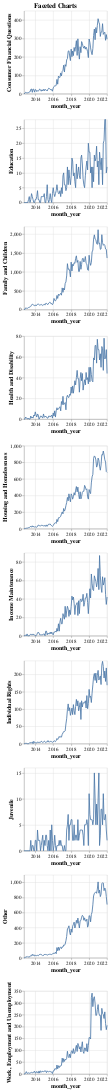

The cell this chart's notebook holds for it:
### Code cell
# Create a list of charts to concatenate
facet_cols = list(ts_counts.columns)[1:]
charts = []

for cat in facet_cols:
    chart = alt.Chart(ts_counts).mark_line().encode(
        x='month_year',
        y=cat
    ).properties(
        width=200,
        height=200
    )
    charts.append(chart)
    
# Concatenate the charts into a facet chart
facet_chart = charts[0]
facet_chart
for chart in charts[1:]:
    facet_chart &= chart

# Configure the chart
facet_chart = facet_chart.properties(
    title='Faceted Charts'
).configure_axis(
    labelFontSize=12,
    titleFontSize=14
).configure_title(
    fontSize=16,
    fontWeight='bold',
    anchor='middle'
)

facet_chart

#facet_chart

#ts_counts

### Figure 1 — Vega-Lite specification as saved in the notebook (floating-point values rounded to 4 significant figures)
{"config": {"view": {"continuousWidth": 400, "continuousHeight": 300}, "axis": {"labelFontSize": 12, "titleFontSize": 14}, "title": {"anchor": "middle", "fontSize": 16, "fontWeight": "bold"}}, "vconcat": [{"mark": "line", "encoding": {"x": {"type": "temporal", "field": "month_year"}, "y": {"type": "quantitative", "field": "Consumer Financial Questions"}}, "height": 200, "width": 200}, {"mark": "line", "encoding": {"x": {"type": "temporal", "field": "month_year"}, "y": {"type": "quantitative", "field": "Education"}}, "height": 200, "width": 200}, {"mark": "line", "encoding": {"x": {"type": "temporal", "field": "month_year"}, "y": {"type": "quantitative", "field": "Family and Children"}}, "height": 200, "width": 200}, {"mark": "line", "encoding": {"x": {"type": "temporal", "field": "month_year"}, "y": {"type": "quantitative", "field": "Health and Disability"}}, "height": 200, "width": 200}, {"mark": "line", "encoding": {"x": {"type": "temporal", "field": "month_year"}, "y": {"type": "quantitative", "field": "Housing and Homelessness"}}, "height": 200, "width": 200}, {"mark": "line", "encoding": {"x": {"type": "temporal", "field": "month_year"}, "y": {"type": "quantitative", "field": "Income Maintenance"}}, "height": 200, "width": 200}, {"mark": "line", "encoding": {"x": {"type": "temporal", "field": "month_year"}, "y": {"type": "quantitative", "field": "Individual Rights"}}, "height": 200, "width": 200}, {"mark": "line", "encoding": {"x": {"type": "temporal", "field": "month_year"}, "y": {"type": "quantitative", "field": "Juvenile"}}, "height": 200, "width": 200}, {"mark": "line", "encoding": {"x": {"type": "temporal", "field": "month_year"}, "y": {"type": "quantitative", "field": "Other"}}, "height": 200, "width": 200}, {"mark": "line", "encoding": {"x": {"type": "temporal", "field": "month_year"}, "y": {"type": "quantitative", "field": "Work, Employment and Unemployment"}}, "height": 200, "width": 200}], "data": {"name": "data-c963b693289255c5265dd3fe4ba7faa1"}, "title": "Faceted Charts", "$schema": "https://vega.github.io/schema/vega-lite/v4.8.1.json", "datasets": {"data-c963b693289255c5265dd3fe4ba7faa1": [{"month_year": "2012-10-01T00:00:00", "Consumer Financial Questions": 1, "Education": 0, "Family and Children": 2, "Health and Disability": 0, "Housing and Homelessness": 0, "Income Maintenance": 0, "Individual Rights": 0, "Juvenile": 0, "Other": 0, "Work, Employment and Unemployment": 0}, {"month_year": "2012-11-01T00:00:00", "Consumer Financial Questions": 2, "Education": 0, "Family and Children": 3, "Health and Disability": 0, "Housing and Homelessness": 0, "Income Maintenance": 0, "Individual Rights": 0, "Juvenile": 0, "Other": 1, "Work, Employment and Unemployment": 0}, {"month_year": "2012-12-01T00:00:00", "Consumer Financial Questions": 8, "Education": 0, "Family and Children": 44, "Health and Disability": 2, "Housing and Homelessness": 4, "Income Maintenance": 1, "Individual Rights": 1, "Juvenile": 0, "Other": 8, "Work, Employment and Unemployment": 4}, {"month_year": "2013-01-01T00:00:00", "Consumer Financial Questions": 6, "Education": 0, "Family and Children": 38, "Health and Disability": 1, "Housing and Homelessness": 6, "Income Maintenance": 0, "Individual Rights": 1, "Juvenile": 0, "Other": 11, "Work, Employment and Unemployment": 10}, {"month_year": "2013-02-01T00:00:00", "Consumer Financial Questions": 4, "Education": 0, "Family and Children": 34, "Health and Disability": 1, "Housing and Homelessness": 6, "Income Maintenance": 2, "Individual Rights": 0, "Juvenile": 0, "Other": 19, "Work, Employment and Unemployment": 3}, {"month_year": "2013-03-01T00:00:00", "Consumer Financial Questions": 6, "Education": 0, "Family and Children": 36, "Health and Disability": 0, "Housing and Homelessness": 9, "Income Maintenance": 0, "Individual Rights": 0, "Juvenile": 0, "Other": 10, "Work, Employment and Unemployment": 3}, {"month_year": "2013-04-01T00:00:00", "Consumer Financial Questions": 6, "Education": 1, "Family and Children": 55, "Health and Disability": 1, "Housing and Homelessness": 13, "Income Maintenance": 0, "Individual Rights": 0, "Juvenile": 0, "Other": 12, "Work, Employment and Unemployment": 5}, {"month_year": "2013-05-01T00:00:00", "Consumer Financial Questions": 10, "Education": 2, "Family and Children": 63, "Health and Disability": 0, "Housing and Homelessness": 14, "Income Maintenance": 0, "Individual Rights": 1, "Juvenile": 0, "Other": 13, "Work, Employment and Unemployment": 3}, {"month_year": "2013-06-01T00:00:00", "Consumer Financial Questions": 10, "Education": 0, "Family and Children": 66, "Health and Disability": 0, "Housing and Homelessness": 21, "Income Maintenance": 1, "Individual Rights": 4, "Juvenile": 0, "Other": 15, "Work, Employment and Unemployment": 5}, {"month_year": "2013-07-01T00:00:00", "Consumer Financial Questions": 24, "Education": 1, "Family and Children": 86, "Health and Disability": 3, "Housing and Homelessness": 30, "Income Maintenance": 2, "Individual Rights": 2, "Juvenile": 2, "Other": 31, "Work, Employment and Unemployment": 5}, {"month_year": "2013-08-01T00:00:00", "Consumer Financial Questions": 26, "Education": 3, "Family and Children": 118, "Health and Disability": 1, "Housing and Homelessness": 18, "Income Maintenance": 1, "Individual Rights": 3, "Juvenile": 0, "Other": 26, "Work, Employment and Unemployment": 7}, {"month_year": "2013-09-01T00:00:00", "Consumer Financial Questions": 8, "Education": 2, "Family and Children": 145, "Health and Disability": 2, "Housing and Homelessness": 35, "Income Maintenance": 1, "Individual Rights": 5, "Juvenile": 1, "Other": 47, "Work, Employment and Unemployment": 5}, {"month_year": "2013-10-01T00:00:00", "Consumer Financial Questions": 26, "Education": 1, "Family and Children": 129, "Health and Disability": 1, "Housing and Homelessness": 20, "Income Maintenance": 2, "Individual Rights": 0, "Juvenile": 1, "Other": 29, "Work, Employment and Unemployment": 8}, {"month_year": "2013-11-01T00:00:00", "Consumer Financial Questions": 24, "Education": 0, "Family and Children": 117, "Health and Disability": 4, "Housing and Homelessness": 29, "Income Maintenance": 1, "Individual Rights": 7, "Juvenile": 0, "Other": 42, "Work, Employment and Unemployment": 7}, {"month_year": "2013-12-01T00:00:00", "Consumer Financial Questions": 9, "Education": 0, "Family and Children": 102, "Health and Disability": 3, "Housing and Homelessness": 18, "Income Maintenance": 1, "Individual Rights": 3, "Juvenile": 0, "Other": 24, "Work, Employment and Unemployment": 12}, {"month_year": "2014-01-01T00:00:00", "Consumer Financial Questions": 23, "Education": 1, "Family and Children": 126, "Health and Disability": 7, "Housing and Homelessness": 24, "Income Maintenance": 0, "Individual Rights": 3, "Juvenile": 2, "Other": 32, "Work, Employment and Unemployment": 4}, {"month_year": "2014-02-01T00:00:00", "Consumer Financial Questions": 21, "Education": 1, "Family and Children": 97, "Health and Disability": 4, "Housing and Homelessness": 18, "Income Maintenance": 0, "Individual Rights": 2, "Juvenile": 2, "Other": 26, "Work, Employment and Unemployment": 5}, {"month_year": "2014-03-01T00:00:00", "Consumer Financial Questions": 12, "Education": 2, "Family and Children": 118, "Health and Disability": 2, "Housing and Homelessness": 19, "Income Maintenance": 1, "Individual Rights": 2, "Juvenile": 0, "Other": 30, "Work, Employment and Unemployment": 11}, {"month_year": "2014-04-01T00:00:00", "Consumer Financial Questions": 17, "Education": 4, "Family and Children": 144, "Health and Disability": 5, "Housing and Homelessness": 26, "Income Maintenance": 3, "Individual Rights": 5, "Juvenile": 4, "Other": 33, "Work, Employment and Unemployment": 6}, {"month_year": "2014-05-01T00:00:00", "Consumer Financial Questions": 14, "Education": 1, "Family and Children": 147, "Health and Disability": 4, "Housing and Homelessness": 45, "Income Maintenance": 4, "Individual Rights": 4, "Juvenile": 2, "Other": 27, "Work, Employment and Unemployment": 4}, {"month_year": "2014-06-01T00:00:00", "Consumer Financial Questions": 20, "Education": 1, "Family and Children": 133, "Health and Disability": 0, "Housing and Homelessness": 37, "Income Maintenance": 3, "Individual Rights": 3, "Juvenile": 2, "Other": 41, "Work, Employment and Unemployment": 13}, {"month_year": "2014-07-01T00:00:00", "Consumer Financial Questions": 26, "Education": 0, "Family and Children": 117, "Health and Disability": 1, "Housing and Homelessness": 36, "Income Maintenance": 1, "Individual Rights": 4, "Juvenile": 2, "Other": 44, "Work, Employment and Unemployment": 4}, {"month_year": "2014-08-01T00:00:00", "Consumer Financial Questions": 22, "Education": 0, "Family and Children": 127, "Health and Disability": 3, "Housing and Homelessness": 34, "Income Maintenance": 1, "Individual Rights": 4, "Juvenile": 0, "Other": 46, "Work, Employment and Unemployment": 13}, {"month_year": "2014-09-01T00:00:00", "Consumer Financial Questions": 14, "Education": 2, "Family and Children": 136, "Health and Disability": 3, "Housing and Homelessness": 41, "Income Maintenance": 1, "Individual Rights": 7, "Juvenile": 1, "Other": 42, "Work, Employment and Unemployment": 10}, {"month_year": "2014-10-01T00:00:00", "Consumer Financial Questions": 22, "Education": 2, "Family and Children": 121, "Health and Disability": 2, "Housing and Homelessness": 37, "Income Maintenance": 1, "Individual Rights": 6, "Juvenile": 2, "Other": 39, "Work, Employment and Unemployment": 8}, {"month_year": "2014-11-01T00:00:00", "Consumer Financial Questions": 16, "Education": 2, "Family and Children": 110, "Health and Disability": 1, "Housing and Homelessness": 39, "Income Maintenance": 1, "Individual Rights": 3, "Juvenile": 3, "Other": 29, "Work, Employment and Unemployment": 12}, {"month_year": "2014-12-01T00:00:00", "Consumer Financial Questions": 24, "Education": 2, "Family and Children": 128, "Health and Disability": 5, "Housing and Homelessness": 34, "Income Maintenance": 2, "Individual Rights": 5, "Juvenile": 0, "Other": 31, "Work, Employment and Unemployment": 10}, {"month_year": "2015-01-01T00:00:00", "Consumer Financial Questions": 16, "Education": 3, "Family and Children": 142, "Health and Disability": 2, "Housing and Homelessness": 34, "Income Maintenance": 2, "Individual Rights": 7, "Juvenile": 2, "Other": 46, "Work, Employment and Unemployment": 13}, {"month_year": "2015-02-01T00:00:00", "Consumer Financial Questions": 25, "Education": 0, "Family and Children": 119, "Health and Disability": 2, "Housing and Homelessness": 42, "Income Maintenance": 0, "Individual Rights": 6, "Juvenile": 1, "Other": 40, "Work, Employment and Unemployment": 10}, {"month_year": "2015-03-01T00:00:00", "Consumer Financial Questions": 20, "Education": 0, "Family and Children": 164, "Health and Disability": 3, "Housing and Homelessness": 28, "Income Maintenance": 5, "Individual Rights": 3, "Juvenile": 3, "Other": 45, "Work, Employment and Unemployment": 14}, {"month_year": "2015-04-01T00:00:00", "Consumer Financial Questions": 19, "Education": 2, "Family and Children": 165, "Health and Disability": 2, "Housing and Homelessness": 46, "Income Maintenance": 5, "Individual Rights": 5, "Juvenile": 3, "Other": 42, "Work, Employment and Unemployment": 6}, {"month_year": "2015-05-01T00:00:00", "Consumer Financial Questions": 15, "Education": 6, "Family and Children": 141, "Health and Disability": 1, "Housing and Homelessness": 29, "Income Maintenance": 1, "Individual Rights": 5, "Juvenile": 1, "Other": 35, "Work, Employment and Unemployment": 12}, {"month_year": "2015-06-01T00:00:00", "Consumer Financial Questions": 25, "Education": 1, "Family and Children": 135, "Health and Disability": 1, "Housing and Homelessness": 45, "Income Maintenance": 3, "Individual Rights": 9, "Juvenile": 0, "Other": 42, "Work, Employment and Unemployment": 11}, {"month_year": "2015-07-01T00:00:00", "Consumer Financial Questions": 30, "Education": 0, "Family and Children": 172, "Health and Disability": 3, "Housing and Homelessness": 55, "Income Maintenance": 2, "Individual Rights": 5, "Juvenile": 2, "Other": 45, "Work, Employment and Unemployment": 9}, {"month_year": "2015-08-01T00:00:00", "Consumer Financial Questions": 28, "Education": 1, "Family and Children": 190, "Health and Disability": 3, "Housing and Homelessness": 54, "Income Maintenance": 2, "Individual Rights": 5, "Juvenile": 0, "Other": 47, "Work, Employment and Unemployment": 11}, {"month_year": "2015-09-01T00:00:00", "Consumer Financial Questions": 25, "Education": 3, "Family and Children": 192, "Health and Disability": 2, "Housing and Homelessness": 56, "Income Maintenance": 4, "Individual Rights": 7, "Juvenile": 4, "Other": 46, "Work, Employment and Unemployment": 10}, {"month_year": "2015-10-01T00:00:00", "Consumer Financial Questions": 20, "Education": 1, "Family and Children": 154, "Health and Disability": 3, "Housing and Homelessness": 42, "Income Maintenance": 2, "Individual Rights": 5, "Juvenile": 0, "Other": 47, "Work, Employment and Unemployment": 10}, {"month_year": "2015-11-01T00:00:00", "Consumer Financial Questions": 23, "Education": 0, "Family and Children": 159, "Health and Disability": 4, "Housing and Homelessness": 36, "Income Maintenance": 4, "Individual Rights": 6, "Juvenile": 5, "Other": 43, "Work, Employment and Unemployment": 8}, {"month_year": "2015-12-01T00:00:00", "Consumer Financial Questions": 14, "Education": 3, "Family and Children": 130, "Health and Disability": 1, "Housing and Homelessness": 28, "Income Maintenance": 2, "Individual Rights": 4, "Juvenile": 2, "Other": 52, "Work, Employment and Unemployment": 2}, {"month_year": "2016-01-01T00:00:00", "Consumer Financial Questions": 32, "Education": 5, "Family and Children": 168, "Health and Disability": 6, "Housing and Homelessness": 37, "Income Maintenance": 1, "Individual Rights": 5, "Juvenile": 0, "Other": 61, "Work, Employment and Unemployment": 13}, {"month_year": "2016-02-01T00:00:00", "Consumer Financial Questions": 38, "Education": 3, "Family and Children": 296, "Health and Disability": 3, "Housing and Homelessness": 56, "Income Maintenance": 4, "Individual Rights": 8, "Juvenile": 1, "Other": 52, "Work, Employment and Unemployment": 13}, {"month_year": "2016-03-01T00:00:00", "Consumer Financial Questions": 44, "Education": 2, "Family and Children": 244, "Health and Disability": 8, "Housing and Homelessness": 67, "Income Maintenance": 4, "Individual Rights": 8, "Juvenile": 3, "Other": 63, "Work, Employment and Unemployment": 22}, {"month_year": "2016-04-01T00:00:00", "Consumer Financial Questions": 42, "Education": 3, "Family and Children": 231, "Health and Disability": 2, "Housing and Homelessness": 73, "Income Maintenance": 5, "Individual Rights": 6, "Juvenile": 1, "Other": 75, "Work, Employment and Unemployment": 22}, {"month_year": "2016-05-01T00:00:00", "Consumer Financial Questions": 47, "Education": 4, "Family and Children": 264, "Health and Disability": 8, "Housing and Homelessness": 64, "Income Maintenance": 4, "Individual Rights": 9, "Juvenile": 0, "Other": 54, "Work, Employment and Unemployment": 19}, {"month_year": "2016-06-01T00:00:00", "Consumer Financial Questions": 78, "Education": 6, "Family and Children": 374, "Health and Disability": 11, "Housing and Homelessness": 112, "Income Maintenance": 8, "Individual Rights": 15, "Juvenile": 1, "Other": 136, "Work, Employment and Unemployment": 38}, {"month_year": "2016-07-01T00:00:00", "Consumer Financial Questions": 52, "Education": 4, "Family and Children": 296, "Health and Disability": 9, "Housing and Homelessness": 85, "Income Maintenance": 5, "Individual Rights": 12, "Juvenile": 1, "Other": 94, "Work, Employment and Unemployment": 22}, {"month_year": "2016-08-01T00:00:00", "Consumer Financial Questions": 96, "Education": 3, "Family and Children": 408, "Health and Disability": 10, "Housing and Homelessness": 132, "Income Maintenance": 13, "Individual Rights": 16, "Juvenile": 1, "Other": 140, "Work, Employment and Unemployment": 35}, {"month_year": "2016-09-01T00:00:00", "Consumer Financial Questions": 89, "Education": 3, "Family and Children": 375, "Health and Disability": 11, "Housing and Homelessness": 130, "Income Maintenance": 5, "Individual Rights": 21, "Juvenile": 2, "Other": 99, "Work, Employment and Unemployment": 27}, {"month_year": "2016-10-01T00:00:00", "Consumer Financial Questions": 89, "Education": 4, "Family and Children": 407, "Health and Disability": 12, "Housing and Homelessness": 140, "Income Maintenance": 15, "Individual Rights": 18, "Juvenile": 1, "Other": 135, "Work, Employment and Unemployment": 35}, {"month_year": "2016-11-01T00:00:00", "Consumer Financial Questions": 113, "Education": 2, "Family and Children": 430, "Health and Disability": 8, "Housing and Homelessness": 150, "Income Maintenance": 19, "Individual Rights": 21, "Juvenile": 2, "Other": 145, "Work, Employment and Unemployment": 33}, {"month_year": "2016-12-01T00:00:00", "Consumer Financial Questions": 97, "Education": 5, "Family and Children": 382, "Health and Disability": 17, "Housing and Homelessness": 179, "Income Maintenance": 13, "Individual Rights": 19, "Juvenile": 1, "Other": 122, "Work, Employment and Unemployment": 37}, {"month_year": "2017-01-01T00:00:00", "Consumer Financial Questions": 122, "Education": 3, "Family and Children": 575, "Health and Disability": 14, "Housing and Homelessness": 202, "Income Maintenance": 13, "Individual Rights": 27, "Juvenile": 1, "Other": 144, "Work, Employment and Unemployment": 67}, {"month_year": "2017-02-01T00:00:00", "Consumer Financial Questions": 127, "Education": 9, "Family and Children": 457, "Health and Disability": 22, "Housing and Homelessness": 179, "Income Maintenance": 24, "Individual Rights": 31, "Juvenile": 0, "Other": 143, "Work, Employment and Unemployment": 49}, {"month_year": "2017-03-01T00:00:00", "Consumer Financial Questions": 155, "Education": 10, "Family and Children": 567, "Health and Disability": 14, "Housing and Homelessness": 244, "Income Maintenance": 21, "Individual Rights": 35, "Juvenile": 0, "Other": 170, "Work, Employment and Unemployment": 65}, {"month_year": "2017-04-01T00:00:00", "Consumer Financial Questions": 118, "Education": 6, "Family and Children": 520, "Health and Disability": 15, "Housing and Homelessness": 212, "Income Maintenance": 18, "Individual Rights": 35, "Juvenile": 1, "Other": 166, "Work, Employment and Unemployment": 53}, {"month_year": "2017-05-01T00:00:00", "Consumer Financial Questions": 158, "Education": 6, "Family and Children": 691, "Health and Disability": 16, "Housing and Homelessness": 232, "Income Maintenance": 32, "Individual Rights": 37, "Juvenile": 0, "Other": 182, "Work, Employment and Unemployment": 62}, {"month_year": "2017-06-01T00:00:00", "Consumer Financial Questions": 149, "Education": 4, "Family and Children": 734, "Health and Disability": 9, "Housing and Homelessness": 279, "Income Maintenance": 20, "Individual Rights": 57, "Juvenile": 0, "Other": 226, "Work, Employment and Unemployment": 60}, {"month_year": "2017-07-01T00:00:00", "Consumer Financial Questions": 184, "Education": 5, "Family and Children": 892, "Health and Disability": 21, "Housing and Homelessness": 315, "Income Maintenance": 27, "Individual Rights": 72, "Juvenile": 4, "Other": 283, "Work, Employment and Unemployment": 66}, {"month_year": "2017-08-01T00:00:00", "Consumer Financial Questions": 191, "Education": 12, "Family and Children": 1217, "Health and Disability": 23, "Housing and Homelessness": 377, "Income Maintenance": 32, "Individual Rights": 98, "Juvenile": 5, "Other": 382, "Work, Employment and Unemployment": 96}, {"month_year": "2017-09-01T00:00:00", "Consumer Financial Questions": 231, "Education": 6, "Family and Children": 1067, "Health and Disability": 21, "Housing and Homelessness": 336, "Income Maintenance": 29, "Individual Rights": 115, "Juvenile": 7, "Other": 396, "Work, Employment and Unemployment": 74}, {"month_year": "2017-10-01T00:00:00", "Consumer Financial Questions": 233, "Education": 11, "Family and Children": 1083, "Health and Disability": 21, "Housing and Homelessness": 420, "Income Maintenance": 21, "Individual Rights": 95, "Juvenile": 2, "Other": 424, "Work, Employment and Unemployment": 69}, {"month_year": "2017-11-01T00:00:00", "Consumer Financial Questions": 205, "Education": 8, "Family and Children": 1013, "Health and Disability": 24, "Housing and Homelessness": 367, "Income Maintenance": 28, "Individual Rights": 104, "Juvenile": 5, "Other": 339, "Work, Employment and Unemployment": 84}, {"month_year": "2017-12-01T00:00:00", "Consumer Financial Questions": 180, "Education": 6, "Family and Children": 867, "Health and Disability": 23, "Housing and Homelessness": 324, "Income Maintenance": 23, "Individual Rights": 82, "Juvenile": 5, "Other": 303, "Work, Employment and Unemployment": 69}, {"month_year": "2018-01-01T00:00:00", "Consumer Financial Questions": 242, "Education": 9, "Family and Children": 1258, "Health and Disability": 31, "Housing and Homelessness": 420, "Income Maintenance": 32, "Individual Rights": 92, "Juvenile": 6, "Other": 382, "Work, Employment and Unemployment": 95}, {"month_year": "2018-02-01T00:00:00", "Consumer Financial Questions": 201, "Education": 15, "Family and Children": 1024, "Health and Disability": 25, "Housing and Homelessness": 399, "Income Maintenance": 43, "Individual Rights": 103, "Juvenile": 6, "Other": 338, "Work, Employment and Unemployment": 98}, {"month_year": "2018-03-01T00:00:00", "Consumer Financial Questions": 232, "Education": 14, "Family and Children": 1199, "Health and Disability": 32, "Housing and Homelessness": 356, "Income Maintenance": 39, "Individual Rights": 84, "Juvenile": 2, "Other": 419, "Work, Employment and Unemployment": 87}, {"month_year": "2018-04-01T00:00:00", "Consumer Financial Questions": 207, "Education": 9, "Family and Children": 1163, "Health and Disability": 25, "Housing and Homelessness": 386, "Income Maintenance": 42, "Individual Rights": 113, "Juvenile": 2, "Other": 443, "Work, Employment and Unemployment": 107}, {"month_year": "2018-05-01T00:00:00", "Consumer Financial Questions": 251, "Education": 10, "Family and Children": 1244, "Health and Disability": 31, "Housing and Homelessness": 434, "Income Maintenance": 35, "Individual Rights": 95, "Juvenile": 5, "Other": 473, "Work, Employment and Unemployment": 86}, {"month_year": "2018-06-01T00:00:00", "Consumer Financial Questions": 230, "Education": 7, "Family and Children": 1225, "Health and Disability": 37, "Housing and Homelessness": 405, "Income Maintenance": 23, "Individual Rights": 84, "Juvenile": 2, "Other": 395, "Work, Employment and Unemployment": 89}, {"month_year": "2018-07-01T00:00:00", "Consumer Financial Questions": 255, "Education": 5, "Family and Children": 1356, "Health and Disability": 33, "Housing and Homelessness": 464, "Income Maintenance": 33, "Individual Rights": 108, "Juvenile": 3, "Other": 432, "Work, Employment and Unemployment": 109}, {"month_year": "2018-08-01T00:00:00", "Consumer Financial Questions": 288, "Education": 13, "Family and Children": 1425, "Health and Disability": 40, "Housing and Homelessness": 508, "Income Maintenance": 34, "Individual Rights": 128, "Juvenile": 3, "Other": 497, "Work, Employment and Unemployment": 121}, {"month_year": "2018-09-01T00:00:00", "Consumer Financial Questions": 208, "Education": 8, "Family and Children": 1252, "Health and Disability": 47, "Housing and Homelessness": 444, "Income Maintenance": 36, "Individual Rights": 109, "Juvenile": 2, "Other": 457, "Work, Employment and Unemployment": 95}, {"month_year": "2018-10-01T00:00:00", "Consumer Financial Questions": 298, "Education": 10, "Family and Children": 1303, "Health and Disability": 39, "Housing and Homelessness": 501, "Income Maintenance": 22, "Individual Rights": 124, "Juvenile": 6, "Other": 527, "Work, Employment and Unemployment": 129}, {"month_year": "2018-11-01T00:00:00", "Consumer Financial Questions": 230, "Education": 12, "Family and Children": 1011, "Health and Disability": 39, "Housing and Homelessness": 413, "Income Maintenance": 38, "Individual Rights": 95, "Juvenile": 2, "Other": 457, "Work, Employment and Unemployment": 119}, {"month_year": "2018-12-01T00:00:00", "Consumer Financial Questions": 188, "Education": 9, "Family and Children": 1012, "Health and Disability": 26, "Housing and Homelessness": 360, "Income Maintenance": 24, "Individual Rights": 105, "Juvenile": 3, "Other": 395, "Work, Employment and Unemployment": 105}, {"month_year": "2019-01-01T00:00:00", "Consumer Financial Questions": 255, "Education": 8, "Family and Children": 1276, "Health and Disability": 39, "Housing and Homelessness": 445, "Income Maintenance": 39, "Individual Rights": 119, "Juvenile": 4, "Other": 490, "Work, Employment and Unemployment": 115}, {"month_year": "2019-02-01T00:00:00", "Consumer Financial Questions": 223, "Education": 15, "Family and Children": 1068, "Health and Disability": 45, "Housing and Homelessness": 359, "Income Maintenance": 40, "Individual Rights": 70, "Juvenile": 4, "Other": 497, "Work, Employment and Unemployment": 93}, {"month_year": "2019-03-01T00:00:00", "Consumer Financial Questions": 283, "Education": 16, "Family and Children": 1192, "Health and Disability": 37, "Housing and Homelessness": 388, "Income Maintenance": 37, "Individual Rights": 124, "Juvenile": 4, "Other": 538, "Work, Employment and Unemployment": 115}, {"month_year": "2019-04-01T00:00:00", "Consumer Financial Questions": 273, "Education": 13, "Family and Children": 1348, "Health and Disability": 44, "Housing and Homelessness": 438, "Income Maintenance": 38, "Individual Rights": 106, "Juvenile": 4, "Other": 563, "Work, Employment and Unemployment": 136}, {"month_year": "2019-05-01T00:00:00", "Consumer Financial Questions": 255, "Education": 8, "Family and Children": 1363, "Health and Disability": 28, "Housing and Homelessness": 452, "Income Maintenance": 45, "Individual Rights": 119, "Juvenile": 3, "Other": 553, "Work, Employment and Unemployment": 95}, {"month_year": "2019-06-01T00:00:00", "Consumer Financial Questions": 247, "Education": 6, "Family and Children": 1261, "Health and Disability": 34, "Housing and Homelessness": 451, "Income Maintenance": 32, "Individual Rights": 117, "Juvenile": 1, "Other": 498, "Work, Employment and Unemployment": 87}, {"month_year": "2019-07-01T00:00:00", "Consumer Financial Questions": 259, "Education": 5, "Family and Children": 1301, "Health and Disability": 38, "Housing and Homelessness": 522, "Income Maintenance": 36, "Individual Rights": 118, "Juvenile": 5, "Other": 530, "Work, Employment and Unemployment": 110}, {"month_year": "2019-08-01T00:00:00", "Consumer Financial Questions": 242, "Education": 9, "Family and Children": 1407, "Health and Disability": 33, "Housing and Homelessness": 502, "Income Maintenance": 41, "Individual Rights": 124, "Juvenile": 5, "Other": 488, "Work, Employment and Unemployment": 109}, {"month_year": "2019-09-01T00:00:00", "Consumer Financial Questions": 253, "Education": 12, "Family and Children": 1223, "Health and Disability": 45, "Housing and Homelessness": 471, "Income Maintenance": 41, "Individual Rights": 103, "Juvenile": 5, "Other": 486, "Work, Employment and Unemployment": 96}, {"month_year": "2019-10-01T00:00:00", "Consumer Financial Questions": 243, "Education": 14, "Family and Children": 1204, "Health and Disability": 38, "Housing and Homelessness": 480, "Income Maintenance": 46, "Individual Rights": 139, "Juvenile": 6, "Other": 512, "Work, Employment and Unemployment": 128}, {"month_year": "2019-11-01T00:00:00", "Consumer Financial Questions": 228, "Education": 11, "Family and Children": 1056, "Health and Disability": 40, "Housing and Homelessness": 384, "Income Maintenance": 36, "Individual Rights": 101, "Juvenile": 5, "Other": 406, "Work, Employment and Unemployment": 94}, {"month_year": "2019-12-01T00:00:00", "Consumer Financial Questions": 196, "Education": 20, "Family and Children": 1037, "Health and Disability": 34, "Housing and Homelessness": 357, "Income Maintenance": 24, "Individual Rights": 116, "Juvenile": 1, "Other": 435, "Work, Employment and Unemployment": 120}, {"month_year": "2020-01-01T00:00:00", "Consumer Financial Questions": 297, "Education": 17, "Family and Children": 1440, "Health and Disability": 50, "Housing and Homelessness": 472, "Income Maintenance": 38, "Individual Rights": 157, "Juvenile": 11, "Other": 559, "Work, Employment and Unemployment": 154}, {"month_year": "2020-02-01T00:00:00", "Consumer Financial Questions": 279, "Education": 17, "Family and Children": 1258, "Health and Disability": 36, "Housing and Homelessness": 440, "Income Maintenance": 51, "Individual Rights": 134, "Juvenile": 7, "Other": 553, "Work, Employment and Unemployment": 153}, {"month_year": "2020-03-01T00:00:00", "Consumer Financial Questions": 249, "Education": 10, "Family and Children": 1172, "Health and Disability": 50, "Housing and Homelessness": 423, "Income Maintenance": 41, "Individual Rights": 137, "Juvenile": 6, "Other": 477, "Work, Employment and Unemployment": 148}, {"month_year": "2020-04-01T00:00:00", "Consumer Financial Questions": 226, "Education": 12, "Family and Children": 1253, "Health and Disability": 43, "Housing and Homelessness": 552, "Income Maintenance": 67, "Individual Rights": 119, "Juvenile": 6, "Other": 574, "Work, Employment and Unemployment": 322}, {"month_year": "2020-05-01T00:00:00", "Consumer Financial Questions": 212, "Education": 5, "Family and Children": 1527, "Health and Disability": 37, "Housing and Homelessness": 625, "Income Maintenance": 57, "Individual Rights": 146, "Juvenile": 6, "Other": 606, "Work, Employment and Unemployment": 341}, {"month_year": "2020-06-01T00:00:00", "Consumer Financial Questions": 245, "Education": 12, "Family and Children": 1578, "Health and Disability": 36, "Housing and Homelessness": 654, "Income Maintenance": 50, "Individual Rights": 170, "Juvenile": 5, "Other": 703, "Work, Employment and Unemployment": 284}, {"month_year": "2020-07-01T00:00:00", "Consumer Financial Questions": 316, "Education": 7, "Family and Children": 1870, "Health and Disability": 59, "Housing and Homelessness": 848, "Income Maintenance": 49, "Individual Rights": 193, "Juvenile": 6, "Other": 820, "Work, Employment and Unemployment": 319}, {"month_year": "2020-08-01T00:00:00", "Consumer Financial Questions": 351, "Education": 16, "Family and Children": 1982, "Health and Disability": 57, "Housing and Homelessness": 877, "Income Maintenance": 65, "Individual Rights": 203, "Juvenile": 15, "Other": 854, "Work, Employment and Unemployment": 326}, {"month_year": "2020-09-01T00:00:00", "Consumer Financial Questions": 293, "Education": 14, "Family and Children": 1871, "Health and Disability": 71, "Housing and Homelessness": 866, "Income Maintenance": 62, "Individual Rights": 183, "Juvenile": 10, "Other": 863, "Work, Employment and Unemployment": 298}, {"month_year": "2020-10-01T00:00:00", "Consumer Financial Questions": 359, "Education": 15, "Family and Children": 1853, "Health and Disability": 71, "Housing and Homelessness": 829, "Income Maintenance": 59, "Individual Rights": 204, "Juvenile": 5, "Other": 874, "Work, Employment and Unemployment": 247}, {"month_year": "2020-11-01T00:00:00", "Consumer Financial Questions": 330, "Education": 19, "Family and Children": 1752, "Health and Disability": 54, "Housing and Homelessness": 742, "Income Maintenance": 53, "Individual Rights": 176, "Juvenile": 9, "Other": 855, "Work, Employment and Unemployment": 248}, {"month_year": "2020-12-01T00:00:00", "Consumer Financial Questions": 370, "Education": 12, "Family and Children": 1729, "Health and Disability": 77, "Housing and Homelessness": 761, "Income Maintenance": 58, "Individual Rights": 198, "Juvenile": 5, "Other": 911, "Work, Employment and Unemployment": 272}, {"month_year": "2021-01-01T00:00:00", "Consumer Financial Questions": 407, "Education": 14, "Family and Children": 2117, "Health and Disability": 67, "Housing and Homelessness": 851, "Income Maintenance": 73, "Individual Rights": 212, "Juvenile": 10, "Other": 1006, "Work, Employment and Unemployment": 293}, {"month_year": "2021-02-01T00:00:00", "Consumer Financial Questions": 388, "Education": 6, "Family and Children": 1749, "Health and Disability": 67, "Housing and Homelessness": 826, "Income Maintenance": 50, "Individual Rights": 184, "Juvenile": 15, "Other": 857, "Work, Employment and Unemployment": 257}, {"month_year": "2021-03-01T00:00:00", "Consumer Financial Questions": 378, "Education": 17, "Family and Children": 1765, "Health and Disability": 57, "Housing and Homelessness": 753, "Income Maintenance": 87, "Individual Rights": 189, "Juvenile": 1, "Other": 897, "Work, Employment and Unemployment": 247}, {"month_year": "2021-04-01T00:00:00", "Consumer Financial Questions": 311, "Education": 14, "Family and Children": 1598, "Health and Disability": 63, "Housing and Homelessness": 705, "Income Maintenance": 65, "Individual Rights": 196, "Juvenile": 3, "Other": 811, "Work, Employment and Unemployment": 248}, {"month_year": "2021-05-01T00:00:00", "Consumer Financial Questions": 335, "Education": 11, "Family and Children": 1608, "Health and Disability": 50, "Housing and Homelessness": 766, "Income Maintenance": 53, "Individual Rights": 171, "Juvenile": 8, "Other": 843, "Work, Employment and Unemployment": 184}, {"month_year": "2021-06-01T00:00:00", "Consumer Financial Questions": 336, "Education": 15, "Family and Children": 1985, "Health and Disability": 70, "Housing and Homelessness": 892, "Income Maintenance": 47, "Individual Rights": 227, "Juvenile": 8, "Other": 983, "Work, Employment and Unemployment": 277}, {"month_year": "2021-07-01T00:00:00", "Consumer Financial Questions": 380, "Education": 6, "Family and Children": 1774, "Health and Disability": 68, "Housing and Homelessness": 888, "Income Maintenance": 64, "Individual Rights": 238, "Juvenile": 5, "Other": 995, "Work, Employment and Unemployment": 256}, {"month_year": "2021-08-01T00:00:00", "Consumer Financial Questions": 322, "Education": 20, "Family and Children": 1703, "Health and Disability": 47, "Housing and Homelessness": 936, "Income Maintenance": 55, "Individual Rights": 223, "Juvenile": 11, "Other": 991, "Work, Employment and Unemployment": 251}, {"month_year": "2021-09-01T00:00:00", "Consumer Financial Questions": 330, "Education": 21, "Family and Children": 1728, "Health and Disability": 78, "Housing and Homelessness": 889, "Income Maintenance": 58, "Individual Rights": 190, "Juvenile": 6, "Other": 890, "Work, Employment and Unemployment": 234}, {"month_year": "2021-10-01T00:00:00", "Consumer Financial Questions": 334, "Education": 28, "Family and Children": 1704, "Health and Disability": 58, "Housing and Homelessness": 831, "Income Maintenance": 63, "Individual Rights": 210, "Juvenile": 6, "Other": 925, "Work, Employment and Unemployment": 262}, {"month_year": "2021-11-01T00:00:00", "Consumer Financial Questions": 290, "Education": 28, "Family and Children": 1605, "Health and Disability": 59, "Housing and Homelessness": 802, "Income Maintenance": 45, "Individual Rights": 180, "Juvenile": 7, "Other": 905, "Work, Employment and Unemployment": 213}, {"month_year": "2021-12-01T00:00:00", "Consumer Financial Questions": 321, "Education": 10, "Family and Children": 1595, "Health and Disability": 67, "Housing and Homelessness": 689, "Income Maintenance": 34, "Individual Rights": 219, "Juvenile": 4, "Other": 812, "Work, Employment and Unemployment": 187}, {"month_year": "2022-01-01T00:00:00", "Consumer Financial Questions": 296, "Education": 12, "Family and Children": 1366, "Health and Disability": 44, "Housing and Homelessness": 679, "Income Maintenance": 42, "Individual Rights": 169, "Juvenile": 2, "Other": 706, "Work, Employment and Unemployment": 205}]}}
